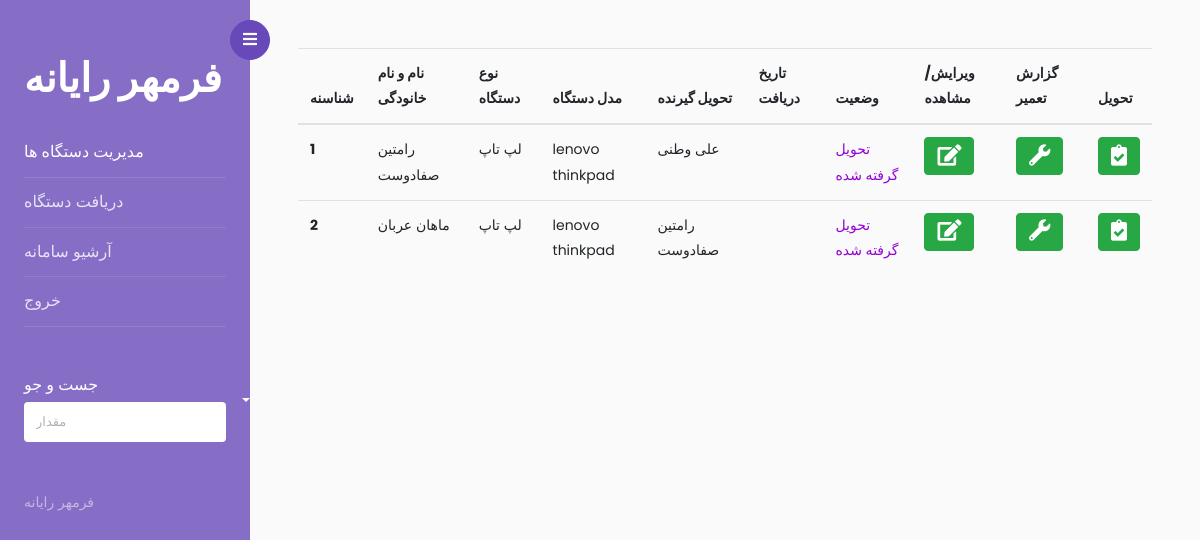
Before: / with the older database file.
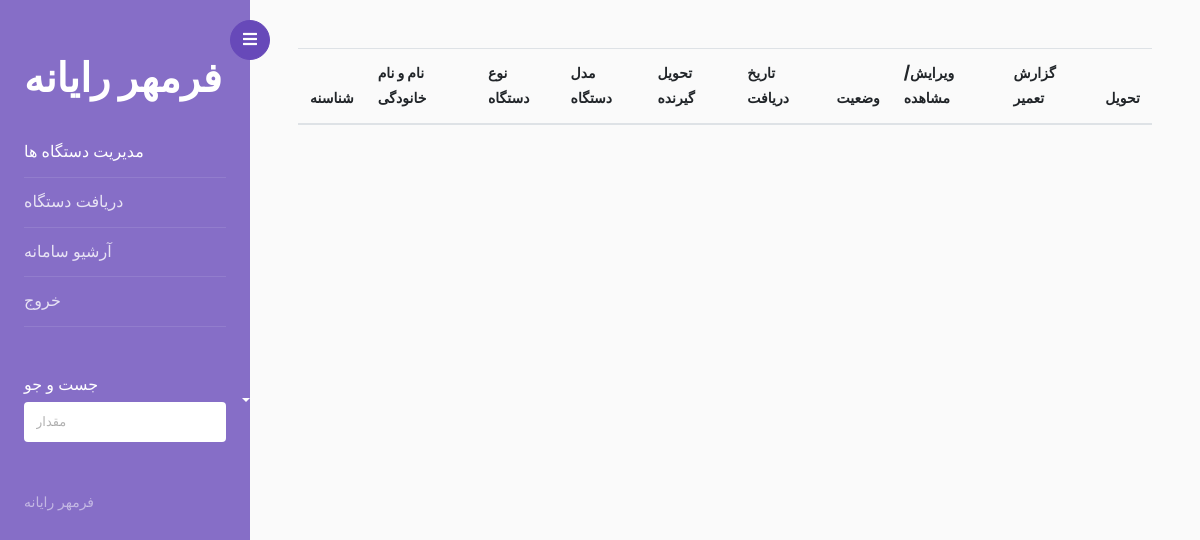
After: the same page with the newer database file.
### app.py (models this page shows, shortened)
class devices(db.Model):
    _id= db.Column("id", db.Integer , primary_key=True)
    tracking_number =db.Column(db.String(100),nullable=False,unique=True)
    customer_name =db.Column(db.String(100),nullable=False)
    customer_phone =db.Column(db.String(20))
    device_type =db.Column(db.String(100))
    device_model =db.Column(db.String(100))
    serial_number =db.Column(db.String(100))
    property_number =db.Column(db.String(100))
    address =db.Column(db.String(300))
    problem =db.Column(db.String(500))
    accesories =db.Column(db.String(300))
    other_text =db.Column(db.String(700))
    giver_name =db.Column(db.String(100))
    in_time =db.Column(db.String(100))
    out_time =db.Column(db.String(100))
    situation=db.Column(db.Integer)
    deliverd=db.Column(db.Integer)

### app.py (the view)
@app.route('/')
def home():
    return render_template("index.html",values=devices.query.all())

### templates/index.html (shortened to what this page needs)
<!doctype html>
<html lang="en">
  <head>
		<link rel="stylesheet" href="https://stackpath.bootstrapcdn.com/font-awesome/4.7.0/css/font-awesome.min.css">
    <link rel="stylesheet" href="../static/add/css/style.css">
    <link rel="stylesheet" href="https://cdnjs.cloudflare.com/ajax/libs/font-awesome/5.15.1/css/all.min.css?family">
  </head>
  <body>
		<div class="wrapper d-flex align-items-stretch">
			<nav id="sidebar">
				<div class="custom-menu">
					<button type="button" id="sidebarCollapse" class="btn btn-primary">
	          <i class="fa fa-bars"></i>
	        </button>
        </div>
				<div class="p-4 pt-5">
		  		<h1><a href="index.html" class="logo">فرمهر رایانه</a></h1>
	        <ul class="list-unstyled components mb-5">
	          <li class="active">
	            <a href="/"  aria-expanded="false" class="dropdown-toggle">مدیریت دستگاه ها</a>
	          </li>
	          <li>
	              <a href="/add">دریافت دستگاه  </a>
	          </li>
	          <li>
              <a href="/archive">آرشیو سامانه</a>
	          </li>
	          <li>
              <a href="/logout">خروج</a>
	          </li>
	        </ul>
	        <div class="mb-5">
						<h3 class="h6">جست و جو</h3>
						<form action="#" class="colorlib-subscribe-form">
	            <div class="form-group d-flex">
	              <input type="text" class="form-control" placeholder="مقدار ">
	            </div>
	          </form>
					</div>
	        <div class="footer">
	        	<p>
						  فرمهر رایانه
						  </p>
	        </div>
	      </div>
    	</nav>
      <div id="content" class="p-4 p-md-5 pt-5">
        <table class="table">
            <thead>
              <tr>
                <th scope="col">شناسنه</th>
                <th scope="col">نام و نام خانودگی</th>
                <th scope="col">نوع دستگاه</th>
                <th scope="col">مدل دستگاه</th>
                <th scope="col">تحویل گیرنده</th>
                <th scope="col">تاریخ دریافت</th>
                <th scope="col">وضعیت</th>
                <th scope="col">ویرایش/مشاهده</th>
                <th scope="col">گزارش تعمیر</th>
                <th scope="col">تحویل</th>
              </tr>
            </thead>
            <tbody>
                {% for item in values %}
              <tr>
                <th scope="row">{{item._id}}</th>
                <td>{{item.customer_name}}</td>
                <td>{{item.device_type}}</td>
                <td>{{item.device_model}}</td>
                <td>{{item.giver_name}}</td>
                <td>{{item.in_time}}</td>
                  {%  if item.situation==0 %}
                  <td style="color: darkviolet;">تحویل گرفته شده</td>
                  {% elif item.situation==1 %}
                  <td style="color: greenyellow;">تعمیر شده</td>
                  {% else %}
                  <td style="color: firebrick;">تعمیر نشده</td>
                  {% endif %}
                <td> <button type="submit" class="btn btn-success">
                  <i class="fa fa-edit fa-lg"></i>
              </button></td>
                <td><button type="submit" class="btn btn-success">
                  <i class="fa fa-wrench fa-lg"></i>
              </button></td>
                <td><button type="submit" class="btn btn-success">
                  <i class="fas fa-clipboard-check fa-lg"></i>
              </button></td>
              </tr>
              {% endfor %}
            </tbody>
          </table>
      </div>
		</div>
  </body>
</html>

Changed rows visible on the page:
removed devices: _id "1", customer_name "رامتین صفادوست", device_type "لپ تاپ", device_model "lenovo thinkpad", giver_name "علی وطنی", situation "تحویل گرفته شده"
removed devices: _id "2", customer_name "ماهان عربان", device_type "لپ تاپ", device_model "lenovo thinkpad", giver_name "رامتین صفادوست", situation "تحویل گرفته شده"
